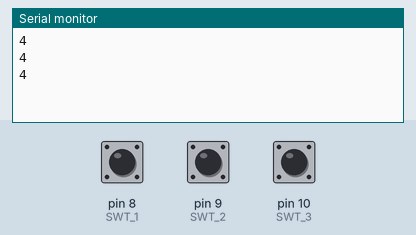
Recording of a sketch running on a simulated Arduino Uno, built with avr-gcc and run on an emulated ATmega328P. On the bench: the last lines printed to the serial monitor. The test bench sets the inputs (shaded band); at power-on: pin 8 (SWT_1) LOW, pin 9 (SWT_2) LOW, pin 10 (SWT_3) LOW.

Above: at 6.8 s.
6.9 s: pin 8 (SWT_1) pulled HIGH for 3 s
At 10.0 s:
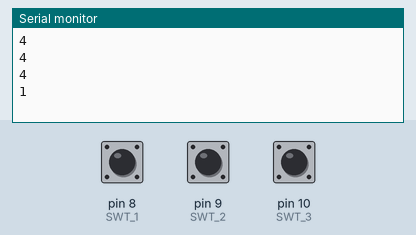
11.4 s: pin 9 (SWT_2) pulled HIGH for 3 s
At 12.3 s:
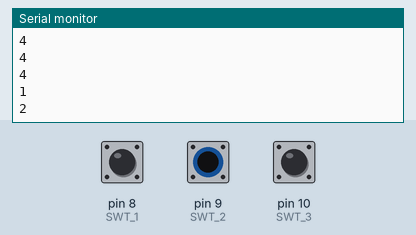
15.9 s: pin 10 (SWT_3) pulled HIGH for 3 s
At 19.3 s:
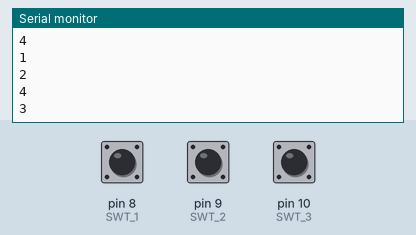
Timing chart, 0 to 20.8 s (numbered marks = the images above; inputs shaded):
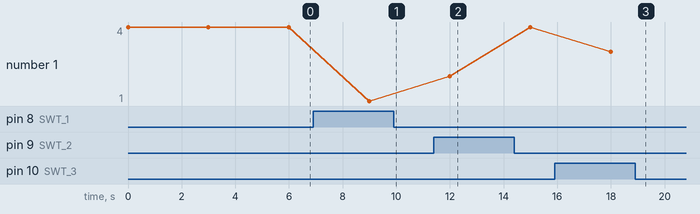

Measured:
- after the input at 6.9 s, the serial monitor: prints a new line after 2.1 s (image 1)
- after the input at 11.4 s, the serial monitor: prints a new line after 0.60 s (image 2)
- after the input at 15.9 s, the serial monitor: prints a new line after 2.1 s (image 3)
- plotted number 1: 4 → 1 after the input at 6.9 s

The sketch:

Task_4_Team16_2.ino
```cpp
int SWT_1 = 8;
int SWT_2 = 9;
int SWT_3 = 10;

int btnState = 0;
int btnState2 = 0;
int btnState3 = 0;

const char* helloWorld = "Hello, world!";

void setup() {
  Serial.begin(9600);
  pinMode(SWT_1,INPUT);
  pinMode(SWT_2,INPUT);
  pinMode(SWT_3,INPUT);
}

void loop() {
  btnState = digitalRead(SWT_1);
  btnState2 = digitalRead(SWT_2);
  btnState3 = digitalRead(SWT_3);

  if(btnState > 0){
    Serial.println("1");
  }
  else if(btnState2 > 0){
        Serial.println("2");
  }
  else if(btnState3 >0 ){
        Serial.println("3");
  }
  else
  {
    Serial.println("4");
  }
  delay(3000);
}
```
